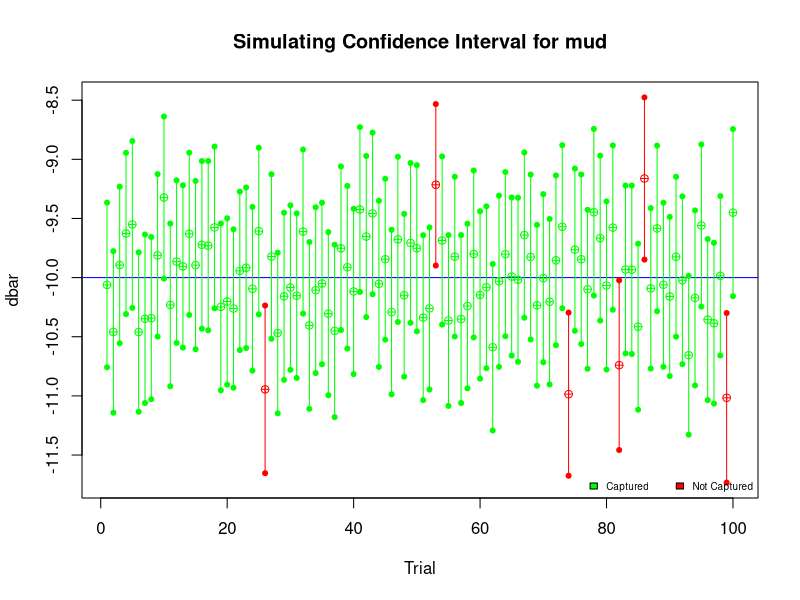

Here is the R script that generated this plot:
## ---- chunk 1
Simd_CI <- function (n, mu1, mu2, sd1, sd2, m, conf.level){
  #成對樣本只需要一個n
  prob <- (1 - conf.level)/2#雙尾信賴區間
  t.value <- qt(prob, df = n - 1, lower.tail = F)#找T-Value
  
  dbar = c()
  se.d = c()
  mud = mu1 - mu2
  
  CI.half = c()
  CI.up = c()
  CI.lower = c()
  Check = c()#有沒有包含理論值的mud
  
  #取樣M次，每次n人
  for (i in 1:m) {
    x1 <- rnorm(n, mean = mu1, sd = sd1)
    x2 <- rnorm(n, mean = mu2, sd = sd2)
    dbar[i] <- mean(x1 - x2)
    se.d[i] <- sd(x1 - x2)/sqrt(n)
    
    #Calculate CIs
    CI.half[i] <- t.value * se.d[i]
    CI.up[i] <- dbar[i] + CI.half[i]
    CI.lower[i] <- dbar[i] - CI.half[i]
    
    if (CI.up[i] > mud & CI.lower[i] < mud){ 
      Check[i] <- 1 
    }else {
      Check[i] <- 0
    }
  }
  
  sd = sd(dbar)
  
  plot(c(CI.up, CI.lower), type = 'n', #n是不畫圖，給空框架
       pch = 19, xlim = c(1, m), xlab = 'Trial',
       ylab = expression(dbar))
  
  abline(h = mud, col = 'blue')
  
  #Check whether each CI captures the mud
  for (i in 1:m){
    if (Check[i] == 1) {
      points(i, dbar[i], col = 'green', pch = 10)
      points(i, CI.up[i], col = 'green', pch = 20)
      points(i, CI.lower[i], col = 'green', pch = 20)
      lines(c(i, i), c(CI.lower[i], CI.up[i]), col = 'green', pch = 19)
    }else{
      points(i, dbar[i], col = 'red', pch = 10)
      points(i, CI.up[i], col = 'red', pch = 20)
      points(i, CI.lower[i], col = 'red', pch = 20)
      lines(c(i, i), c(CI.lower[i], CI.up[i]), col = 'red', pch = 19)
    }
  }
  
  title('Simulating Confidence Interval for mud')
  
  legend('bottomright', cex = 0.6, bty = 'n', ncol = 2,
         c('Captured', 'Not Captured'),
         fill = c('green', 'red'))
  
  NO.Captured <- m-sum(Check)
  RESULT <- list(Trial = m, Sample.Size = n,
                 dbar = mud, Confidence = conf.level,
                 NO.Captured = NO.Captured)
  
  return(RESULT)
}
Simd_CI(1000, 80, 90, 10, 5, 100, 0.95)
